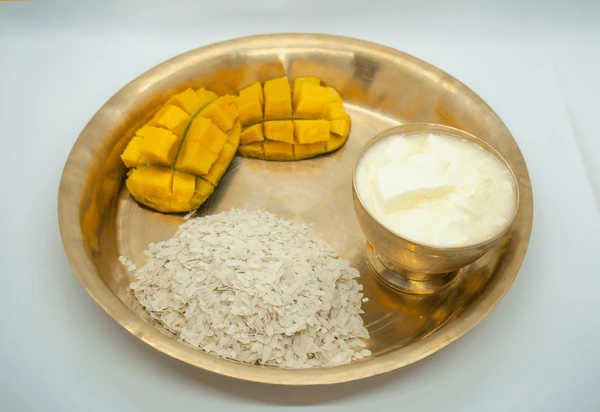
#> input picture Images/dahi.png, 600 x 412 px, found by its file name
$ jupyter execute Image_Processing.ipynb
#> lines starting #> are read from the running program, lines starting #| are printed output that depends on the picture; after the words box and inside, x2 and y2 are one past the last pixel; in counts of white or black regions, pixels touching at a corner belong together
# 1 Load and dispaly the image

[cell 1]
import cv2 as cv
import numpy as np
import matplotlib.pyplot as plt

[cell 2]
# laod the image
img = cv.imread(r"Images\dahi.png")
#> img is the input picture: shape (412, 600, 3); mean B, G, R 148.8, 183.1, 193

cv.imshow("Original Image", img) # it will display the image

cv.waitKey(0)
cv.destroyAllWindows()

[cell 3]
# converting image into grayscale
gray = cv.cvtColor(img, cv.COLOR_BGR2GRAY)
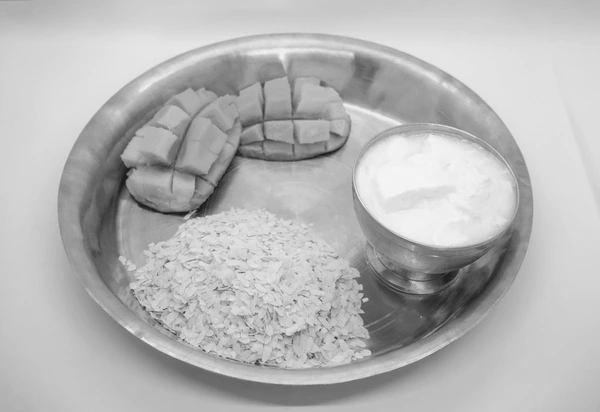
#> gray: shape (412, 600); min 25, max 245, mean 182.2
cv.imshow("Grayscale Image", gray)
cv.waitKey(0)
cv.destroyAllWindows()

[cell 4]
# display the dimension of the original image
height, width, channels = img.shape
#> height = 412; width = 600; channels = 3

print("Image Height", height)
#| Image Height 412
print("Image Width", width)
#| Image Width 600
print("Number of channesl", channels)
#| Number of channesl 3

[cell 5]
b, g, r = cv.split(img)
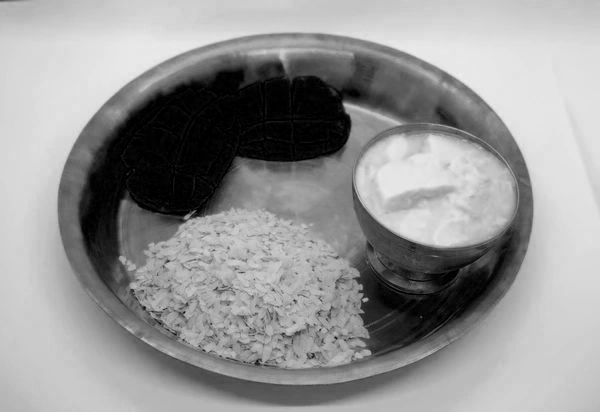
#> b: shape (412, 600); min 0, max 239, mean 148.8
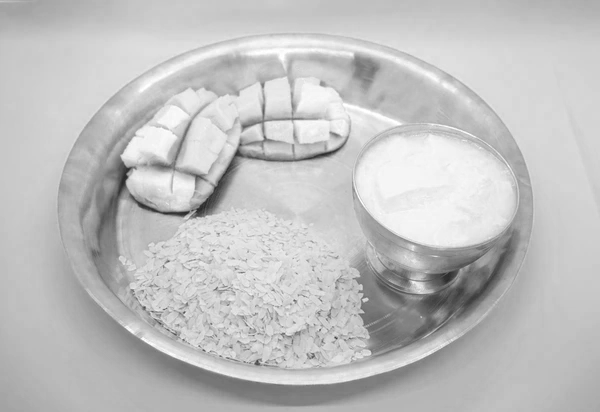
#> r: shape (412, 600); min 40, max 255, mean 193

plt.figure(figsize=(8, 5))

# blue channel
plt.hist(b.ravel(), bins=256, color='blue', alpha=0.5, label='Blue')

#Green Channel
plt.hist(g.ravel(), bins=256, color='green', alpha=0.5, label='Green')

# Red Channel
plt.hist(r.ravel(), bins=256, color='red', alpha=0.5, label='Red')

plt.title("RGB Histogram of the image")
plt.xlabel("Intensity (0-255)")
plt.ylabel("Frequency")
plt.legend()
plt.show()
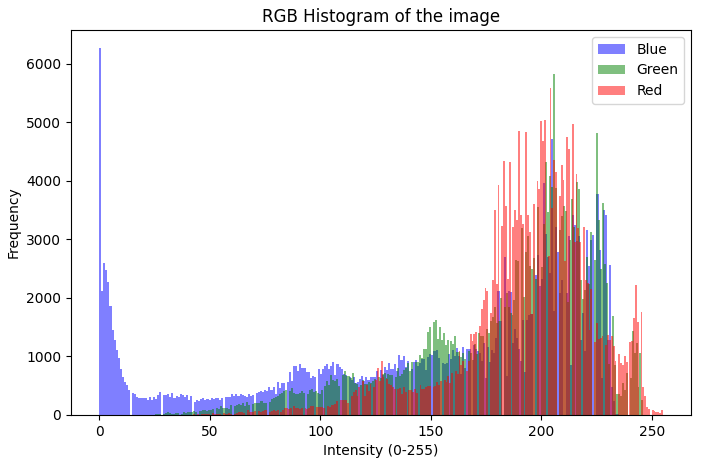
#> figure drawn by matplotlib, 1 panel; tallest bar 6260 high, from x = 0 to 0.934; tallest bar 5821 high, from x = 205.2 to 206.1; tallest bar 5590 high, from x = 203.8 to 204.6

[cell 6]
# converting to HSV
hsv = cv.cvtColor(img, cv.COLOR_BGR2HSV)
#> hsv: shape (412, 600, 3); mean H, S, V 47.6, 74.6, 198.4

# Converting to LAB
lab = cv.cvtColor(img, cv.COLOR_BGR2LAB)
#> lab: shape (412, 600, 3); mean of channels 0, 1, 2 190.1, 128, 146.1

# converting bgr to rgb
img_rgb = cv.cvtColor(img, cv.COLOR_BGR2RGB)
hsv_img = cv.cvtColor(hsv, cv.COLOR_HSV2RGB)
lab_img = cv.cvtColor(lab, cv.COLOR_Lab2RGB)

# 1. Original
plt.subplot(1, 3, 1)
plt.imshow(img_rgb)
plt.title("Original")
plt.axis('off')

# 2. HSV
plt.subplot(1, 3, 2)
plt.imshow(hsv_img)
plt.title("HSV")
plt.axis('off')

# 3. LAB
plt.subplot(1, 3, 3)
plt.imshow(lab_img)
plt.title("LAB")
plt.axis('off')

plt.tight_layout()
plt.show()

# Gaussian Blur

[cell 7]
# Applying Gaussian Blur
blur_3 = cv.GaussianBlur(img, (3,3), 0) # (3, 3)-> It means small blur
blur_5 = cv.GaussianBlur(img, (5, 5), 0)
blur_7 = (cv.GaussianBlur(img, (7,7), 0))

cv.imshow("Gaussian Blur 3 * 3", blur_3)
cv.imshow("Gaussian Blur 5 * 5", blur_5)
cv.imshow("Gaussian Blur 7 * 7", blur_7)

cv.waitKey(0)
cv.destroyAllWindows()

# Median Filter

[cell 8]
# It is good for removing salt and pepper noise
# It is better than gaussian blur beacause it removes noise without blurring edges too much

median_5 = cv.medianBlur(img, 5) # it requires odd number, larger number = stronger noise removal
cv.imshow("Gaussian blur", blur_5)
cv.imshow("Median Blur 5 * 5", median_5)

cv.waitKey(0)
cv.destroyAllWindows()

# Bilateral Filter

[cell 9]
# it is a special blur that smooths the image but keeps sharp edges
# its better than gaussian and median blur

bilateral = cv.bilateralFilter(img, d=9, sigmaColor=75, sigmaSpace=75)# d= how many pixels , sigmacolor = how much color chaneg while smoothed


cv.imshow("Gaussian Blur", blur_5)
cv.imshow("Bilateral Filter", bilateral)
cv.waitKey(0)
cv.destroyAllWindows()

# Edge Detection

[cell 10]
# Sobel X = it helps to detects the vertical edges
sobel_x = cv.Sobel(gray, cv.CV_64F, 1, 0)
sobel_x = np.uint8(np.absolute(sobel_x))
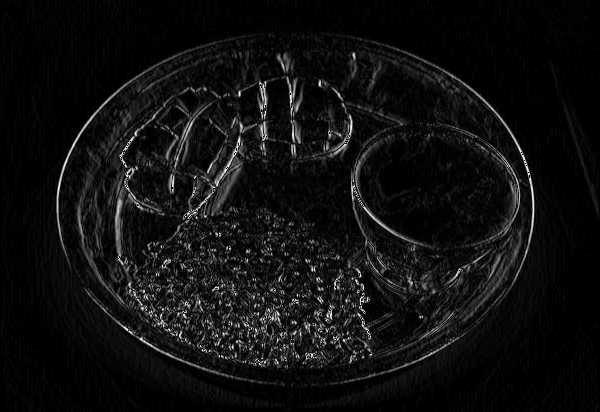
#> sobel_x: shape (412, 600); min 0, max 255, mean 15.7

# Sobel Y it helps to detects the horizontal edges
sobel_y = cv.Sobel(gray, cv.CV_64F, 0, 1)
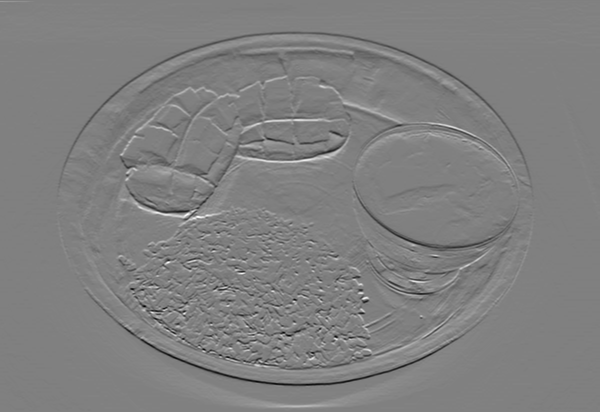
#> sobel_y: shape (412, 600) float64; min -480, max 474, mean -0.1; drawn with min black and max white
sobel_y = np.uint8(np.absolute(sobel_y))

# Combine both
combined_sobel = cv.bitwise_or(sobel_x, sobel_y)
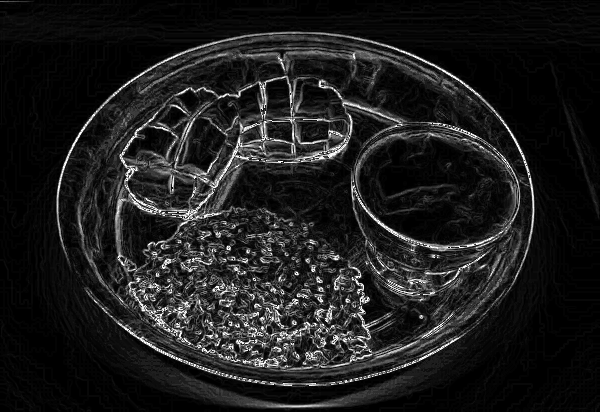
#> combined_sobel: shape (412, 600); min 0, max 255, mean 29.5

cv.imshow("Original", img)
cv.imshow("Sobel X (Vertical Edges)", sobel_x)
cv.imshow("Sobel Y (Horizontal Edges)", sobel_y)
cv.imshow("Combined Sobel", combined_sobel)

cv.waitKey(0)
cv.destroyAllWindows()

[cell 11]
# Canny Edge Detection

# Canny with different thresholds

canny1 = cv.Canny(gray, 50, 150)
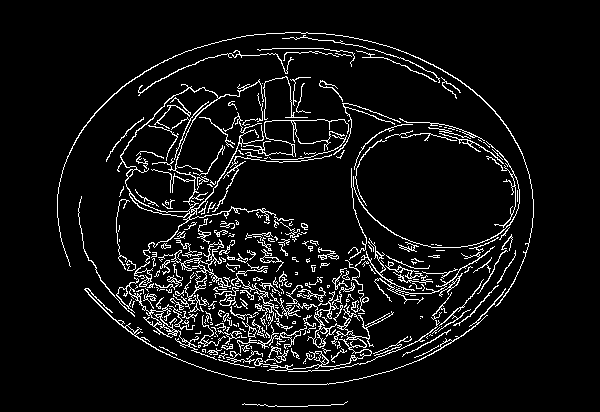
#> canny1: shape (412, 600); 6.9% white in thin lines or dots, all inside (x1, y1, x2, y2) = (57, 32, 534, 407)
canny2 = cv.Canny(gray, 100, 200)
canny3 = cv.Canny(gray, 150, 250)
#> canny3: shape (412, 600); 2.6% white in thin lines or dots, all inside (x1, y1, x2, y2) = (57, 36, 534, 385)

cv.imshow("Original Image", img)
cv.imshow("Canny 50-150", canny1) # lower threshold = 50, upper threshold = 150
cv.imshow("Canny 100-200", canny2)
cv.imshow("Canny 150-250", canny3)

cv.waitKey(0)
cv.destroyAllWindows()

[cell 12]
# Laplacian Edge Detection
# Laplacian detects edges by using the second derivative of the image.
# It finds areas where intensity changes sharply in all directions at once.

laplacian = cv.Laplacian(gray, cv.CV_64F) # 64F -> allows negative values
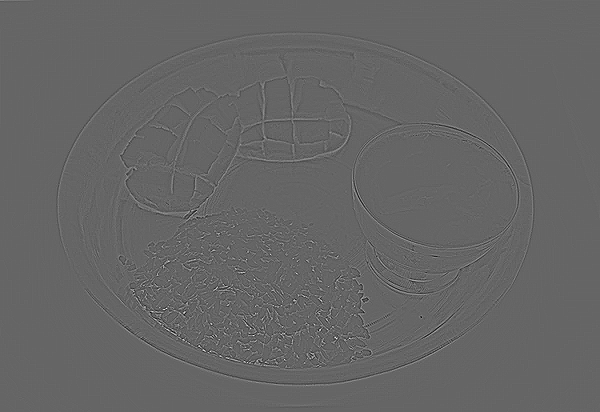
#> laplacian: shape (412, 600) float64; min -183, max 275, mean 0; drawn with min black and max white
laplacian = np.uint8(np.absolute(laplacian)) # convert to uint8 so we can display it
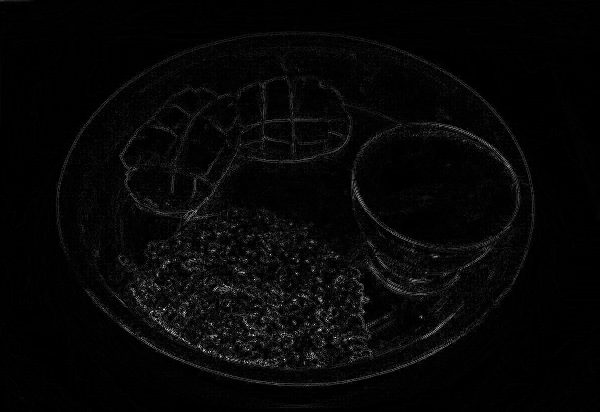
#> laplacian: shape (412, 600); min 0, max 253, mean 6.4

cv.imshow("Original Image", img)
cv.imshow("Laplacian", laplacian)

cv.waitKey(0)
cv.destroyAllWindows()

[cell 13]
# comparision grid

plt.figure(figsize=(12,8))

plt.subplot(2, 3, 1)
plt.imshow(img_rgb)
plt.title("Orginal")
plt.axis("off")

plt.subplot(2, 3, 2)
plt.imshow(sobel_x, cmap="gray")
plt.title("Sobel X")
plt.axis("off")

plt.subplot(2, 3, 3)
plt.imshow(sobel_y, cmap="gray")
plt.title("Sobel Y")
plt.axis("off")

plt.subplot(2, 3, 4)
plt.imshow(combined_sobel, cmap="gray")
plt.title("Combined Sobel")
plt.axis("off")

plt.subplot(2, 3, 5)
plt.imshow(canny2, cmap="gray")
plt.title("Canny (100-200)")
plt.axis("off")

plt.subplot(2, 3, 6)
plt.imshow(laplacian, cmap="gray")
plt.title("Laplacian")
plt.axis("off")

plt.tight_layout()
plt.show()

$ run again, with Images/building1.jpg saved as Images/dahi.png
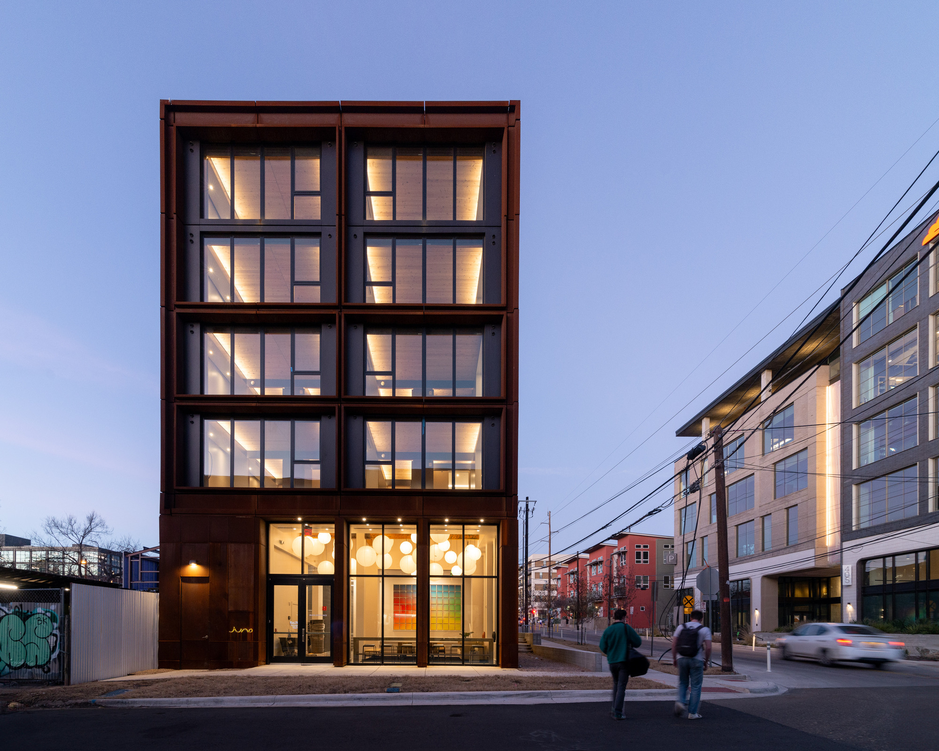
#> input picture Images/building1.jpg, 939 x 751 px, shrunk from 2000 x 1600 before the run, found by its file name
#> img is the input picture: shape (751, 939, 3); mean B, G, R 135, 113.9, 114
#| Image Height 751
#| Image Width 939
#| Number of channesl 3
#> hsv: shape (751, 939, 3); mean H, S, V 98, 90.6, 147.3
#> lab: shape (751, 939, 3); mean of channels 0, 1, 2 121.3, 134.1, 117.6
#> canny1: shape (751, 939); 9.4% white in thin lines or dots, all inside (x1, y1, x2, y2) = (0, 99, 939, 735)
#> canny2: shape (751, 939); 7.5% white in thin lines or dots, all inside (x1, y1, x2, y2) = (0, 99, 939, 719)
#> `laplacian = np.uint8(np.absolute(laplacian))`:
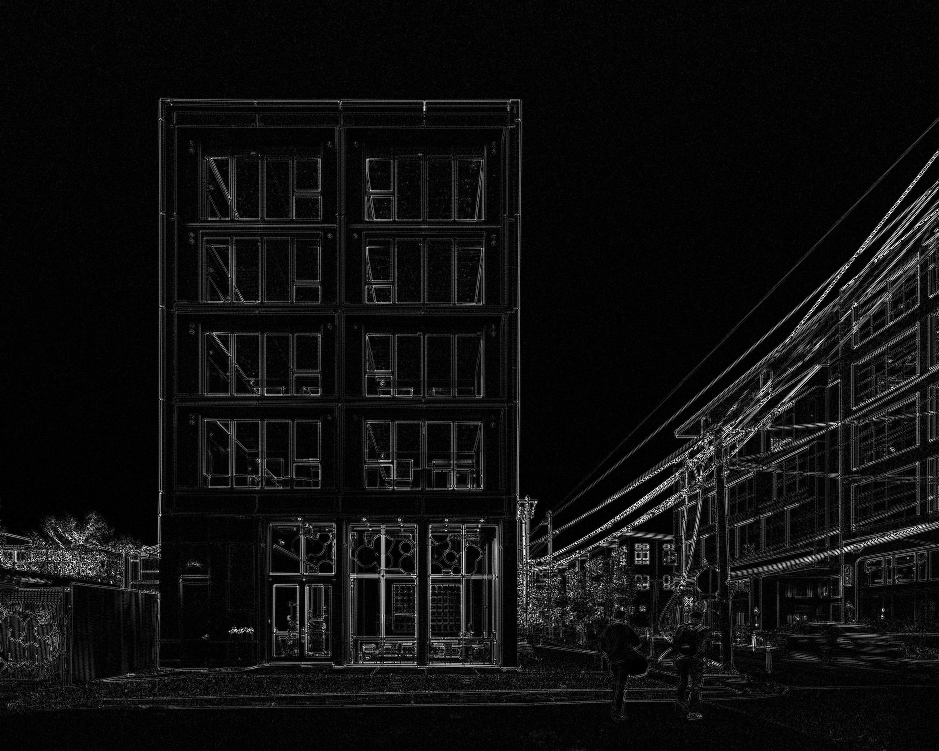
#> laplacian: shape (751, 939); min 0, max 255, mean 14.7
